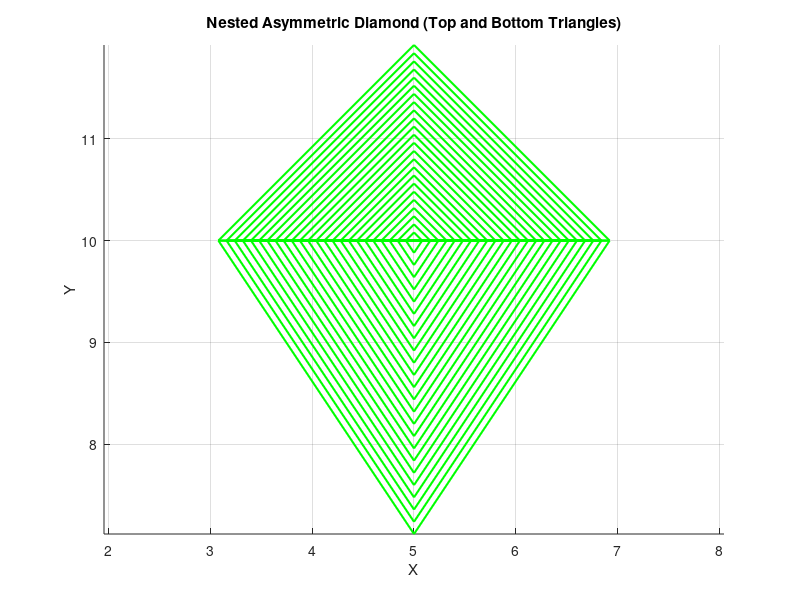

Reproduce this figure in MATLAB.
%% Parameters
cx = 5; cy = 10;       % Center of diamond
a = 2;                 % Half-width (horizontal)
b1 = 2;                % Top height
b2 = 3;                % Bottom height
layers = 25;            % Number of nested triangles

vertices = [];
lines = [];
v_counter = 0;

%% Generate nested triangles (top and bottom)
for i = 1:layers
    t = (i) / layers;
    
    % Top triangle
    A = [cx - a * (1 - t), cy];
    B = [cx, cy + b1 * (1 - t)];
    C = [cx + a * (1 - t), cy];
    
    vertices = [vertices; A; B; C];
    lines = [lines; v_counter+1, v_counter+2; 
                      v_counter+2, v_counter+3; 
                      v_counter+3, v_counter+1];
    v_counter = v_counter + 3;
    
    % Bottom triangle
    D = [cx, cy - b2 * (1 - t)];
    
    vertices = [vertices; A; D; C];
    lines = [lines; v_counter+1, v_counter+2; 
                      v_counter+2, v_counter+3; 
                      v_counter+3, v_counter+1];
    v_counter = v_counter + 3;
end

%% Export to OBJ
fid = fopen('nested_diamond.obj','w');
for i = 1:size(vertices,1)
    fprintf(fid, 'v %.5f %.5f 0.0\n', vertices(i,1), vertices(i,2));
end
for i = 1:size(lines,1)
    fprintf(fid, 'l %d %d\n', lines(i,1), lines(i,2));
end
fclose(fid);

%% Plot
figure; hold on; axis equal;
for i = 1:size(lines,1)
    p1 = vertices(lines(i,1), :);
    p2 = vertices(lines(i,2), :);
    plot([p1(1), p2(1)], [p1(2), p2(2)], 'g-', 'LineWidth', 1.5);
end
title('Nested Asymmetric Diamond (Top and Bottom Triangles)');
xlabel('X'); ylabel('Y');
grid on;
